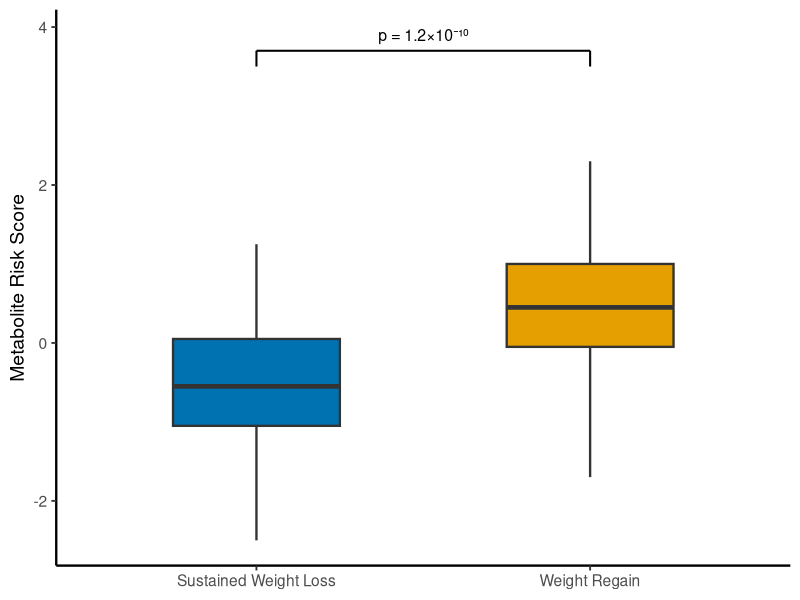

The R script that drew this image:
library(ggplot2)
library(svglite)

d = read.csv("data.csv")
d$group = factor(d$group, levels = c("SWL", "RGN"))

fill_cols = c("SWL" = "#0072B2", "RGN" = "#E69F00")

p = ggplot(d, aes(x = group, fill = group)) +
  geom_boxplot(
    aes(ymin = whisker_low, lower = q1, middle = median, upper = q3, ymax = whisker_high),
    stat = "identity", width = 0.5, linewidth = 0.8, outlier.shape = NA
  ) +
  annotate("segment", x = 1, xend = 2, y = 3.7, yend = 3.7, linewidth = 0.7) +
  annotate("segment", x = 1, xend = 1, y = 3.5, yend = 3.7, linewidth = 0.7) +
  annotate("segment", x = 2, xend = 2, y = 3.5, yend = 3.7, linewidth = 0.7) +
  annotate("text", x = 1.5, y = 3.9, label = "p = 1.2\u00d710\u207b\u00b9\u2070", size = 4) +
  scale_fill_manual(values = fill_cols) +
  scale_x_discrete(
    limits = c("SWL", "RGN"),
    labels = c("SWL" = "Sustained Weight Loss", "RGN" = "Weight Regain")
  ) +
  labs(x = NULL, y = "Metabolite Risk Score") +
  theme_classic(base_size = 14) +
  theme(legend.position = "none", axis.line = element_line(linewidth = 0.8))

ggsave("fig3a.svg", p, width = 5, height = 4)
